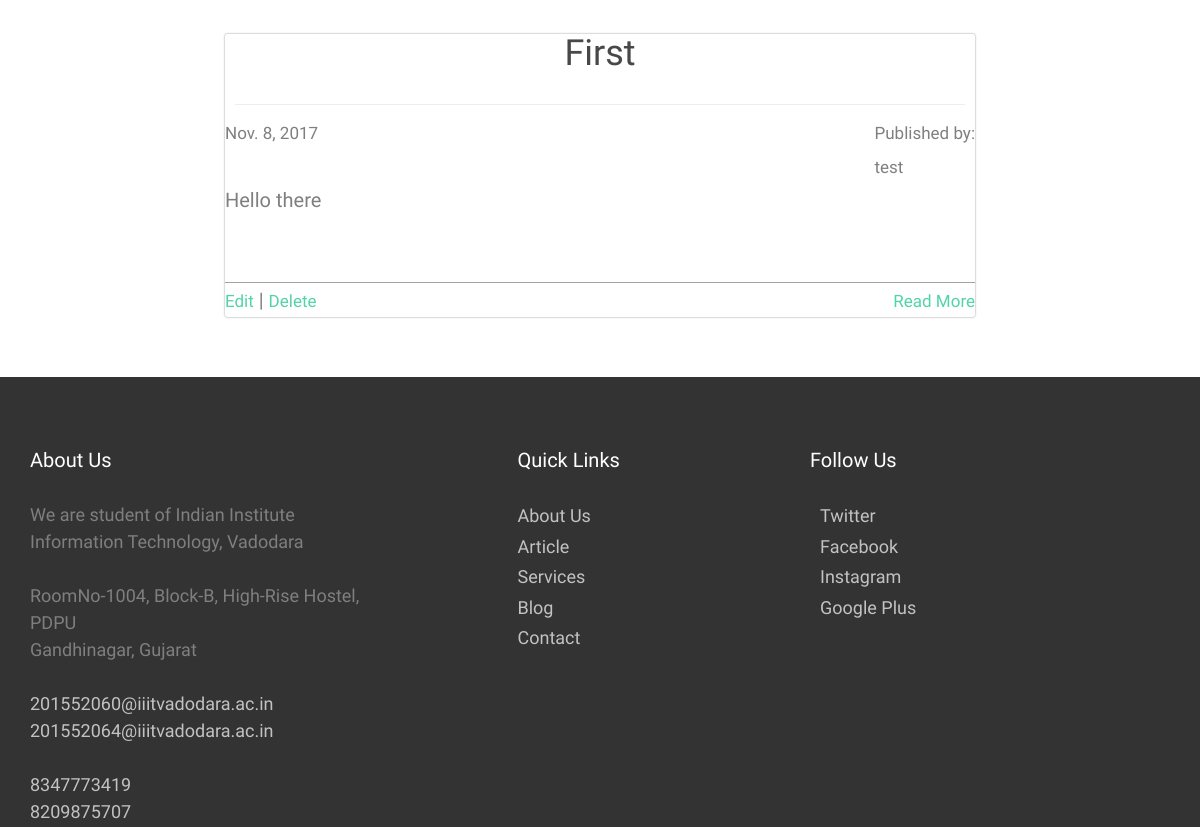
/articles/ (lower part), run on an earlier commit of the app's database.
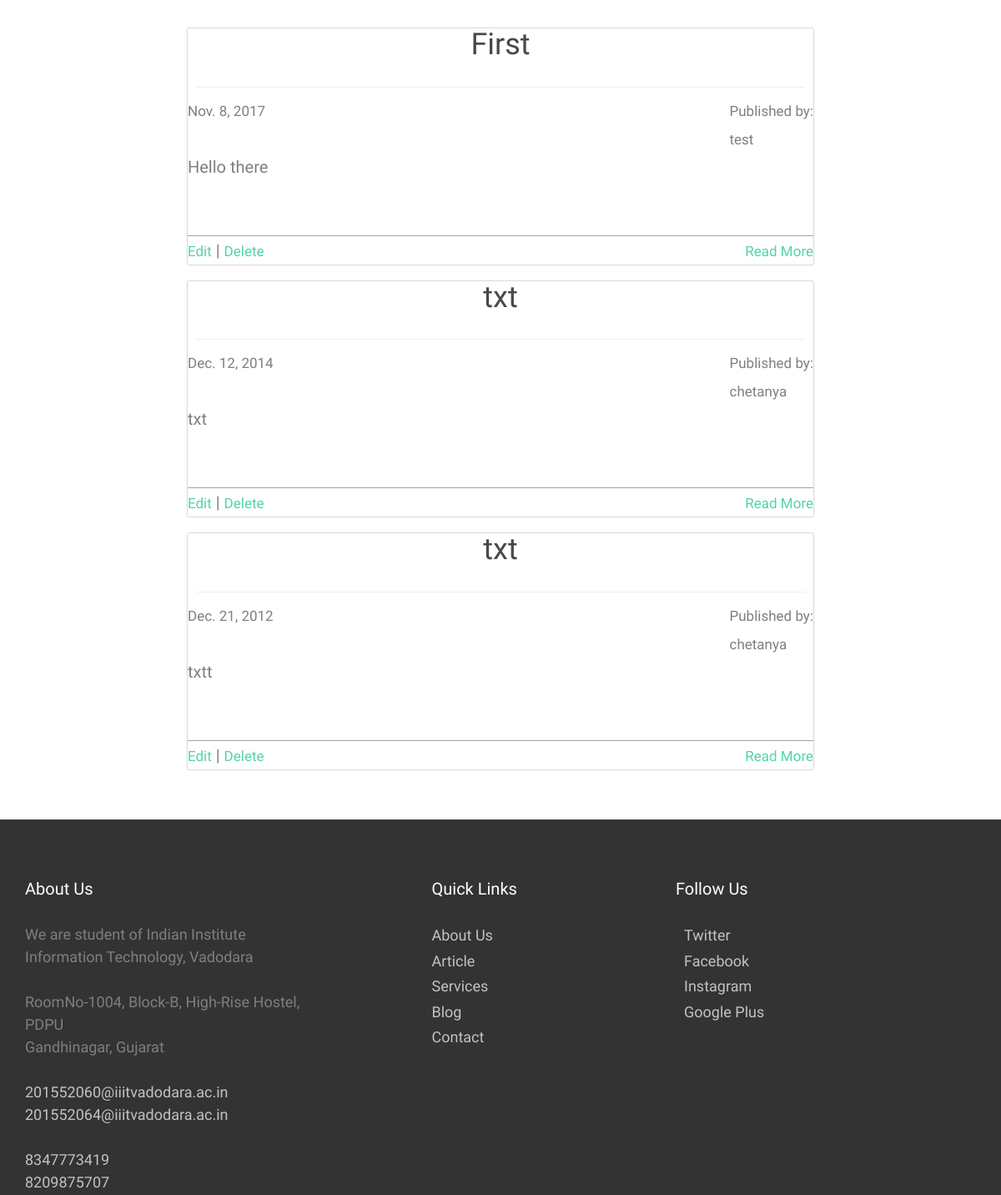
And on a later commit of the database.
### articles/models.py (models this page shows, shortened)
class Article(models.Model):
    user = models.ForeignKey(User, on_delete=models.CASCADE)
    title = models.CharField(max_length=75)
    content = models.TextField()
    publisher = models.CharField(max_length=50)
    date = models.DateField()

### articles/views.py (the view)
# urls.py: url(r'^articles/', include('articles.urls')),
def articles(request):
    all_articles = Article.objects.all()
    return render(request, 'articles.html', {'all_articles': all_articles})

### articles/templates/articles.html (shortened to what this page needs)
{% extends 'base.html' %}
{% block body %}
  <div class="fh5co-section">
    <div class="container">
      <div class="row">
        <div class="col-md-8">
          <br><br>
          {% for article in all_articles %}
            <div class="fh5co-text article-box">
              <div class="text-center"><h1>{{ article.title }}</h1>
                <hr>
              </div>
              <span><small>{{ article.date }}</small></span><span
                style="float: right;">
              <small>Published by:</small><br>
            <small>{{ article.publisher }}</small>
          </span>
              <div class="article-content">
                {{ article.content }}
              </div>
              <span><small><a
                  href="{% url 'articles:edit_article' article.id %}">Edit</a></small></span>
              | <span><small><a
                href="{% url 'articles:delete_article' article.id %}">Delete</a></small></span><span
                style="float: right;">
              <small><a href="{% url 'articles:full_article' article.id %}">Read More</a></small>
            </span>
            </div>
          {% endfor %}
        </div>
      </div>
    </div>
  </div>
{% endblock %}

### templates/base.html (shortened to what this page needs)
{% load staticfiles %}
<!DOCTYPE html>
<html lang="en">
<head>
  <link rel="stylesheet"
        href="https://maxcdn.bootstrapcdn.com/bootstrap/3.3.7/css/bootstrap.min.css">
  <link rel="stylesheet" href="{% static 'css/animate.css' %}">
  <link rel="stylesheet" href="{% static 'css/style.css' %}">
</head>
<body>
<div id="fh5co-wrap">
  {% block body %}
  {% endblock %}
</div>
<footer id="fh5co-footer">
  <div class="container">
    <div class="row">
      <div class="col-md-4">
        <h3>About Us</h3>
        <p>                <p>We are student of Indian Institute Information Technology, Vadodara
                                         </p>
           <p>RoomNo-1004, Block-B, High-Rise Hostel, PDPU <br> Gandhinagar, Gujarat</p>
          <p><a href="#">201552060@iiitvadodara.ac.in<br> 201552064@iiitvadodara.ac.in</a></p>
                <p><a href="#">8347773419<br> 8209875707</a></p>
      </div>
      <div class="col-md-3 col-md-push-1">
        <h3>Quick Links</h3>
        <ul>
          <li><a href="#">About Us</a></li>
          <li><a href="#">Article</a></li>
          <li><a href="#">Services</a></li>
          <li><a href="#">Blog</a></li>
          <li><a href="#">Contact</a></li>
        </ul>
      </div>
      <div class="col-md-3 col-md-push-1">
        <h3>Follow Us</h3>
        <ul class="fh5co-social">
          <li><a href="https://twitter.com/">
            <span>Twitter</span></a>
          </li>
          <li><a href="https://www.facebook.com/">
            <span>Facebook</span></a>
          </li>
          <li><a href="https://www.instagram.com/"> <span>Instagram</span></a>
          </li>
          <li><a href="#"> <span>Google Plus</span></a>
          </li>
        </ul>
      </div>
    </div>
  </div>
</footer>
</body>
</html>

### static/css/style.css (style rules this page uses)
body { font-family: "Work Sans", Arial, sans-serif; font-weight: 300; font-size: 20px; line-height: 1.7; color: #777777; color: #7f7f7f; background: #fff; height: 100%; position: relative; }
.article-box { border-radius: 2px; box-shadow: 0 0 2px; margin-bottom: 20px; margin-left: auto; margin-right: auto; }
.article-content { border-bottom: 1px solid rgba(72, 72, 72, 0.5); height: 100px; width: 100%; word-wrap:break-word; display: block; overflow-y: hidden; }
hr { margin: 10px; }
a { color: #52d3aa; -webkit-transition: 0.5s; -o-transition: 0.5s; transition: 0.5s; }
p { margin-bottom: 1.5em; }
h1, h2, h3, h4, h5, h6 { color: rgba(72, 72, 72, 1); font-family: "Work Sans", Arial, sans-serif; font-weight: 300; margin: 0 0 30px 0; }
#fh5co-wrap { position: relative; background: #fff; z-index: 2; margin-bottom: 450px; }
#fh5co-footer { padding-top: 4em; position: fixed; bottom: 0; left: 0; width: 100%; z-index: 1; height: 450px; background: #333333; font-size: 18px; }
#fh5co-footer .fh5co-social li { display: block; }
#fh5co-footer p { line-height: 1.5; }
#fh5co-footer h3 { color: #fff; font-size: 20px; }
#fh5co-footer a { color: rgba(255, 255, 255, 0.7); }
#fh5co-footer ul { padding: 0; margin: 0; }
#fh5co-footer ul li { padding: 0; margin: 0; list-style: none; }
.fh5co-section { padding: 2em 0; }
.fh5co-social { padding: 0; margin: 0; }
.fh5co-social li { padding: 0; margin: 0; list-style: none; display: -moz-inline-stack; display: inline-block; zoom: 1; *display: inline; }
.fh5co-social li a span { display: -moz-inline-stack; display: inline-block; zoom: 1; *display: inline; padding-left: 10px; }

What changed in the data, as far as the page shows it:
added Article: title "txt", date "Dec. 12, 2014", publisher "chetanya", content "txt"
added Article: title "txt", date "Dec. 21, 2012", publisher "chetanya", content "txtt"
